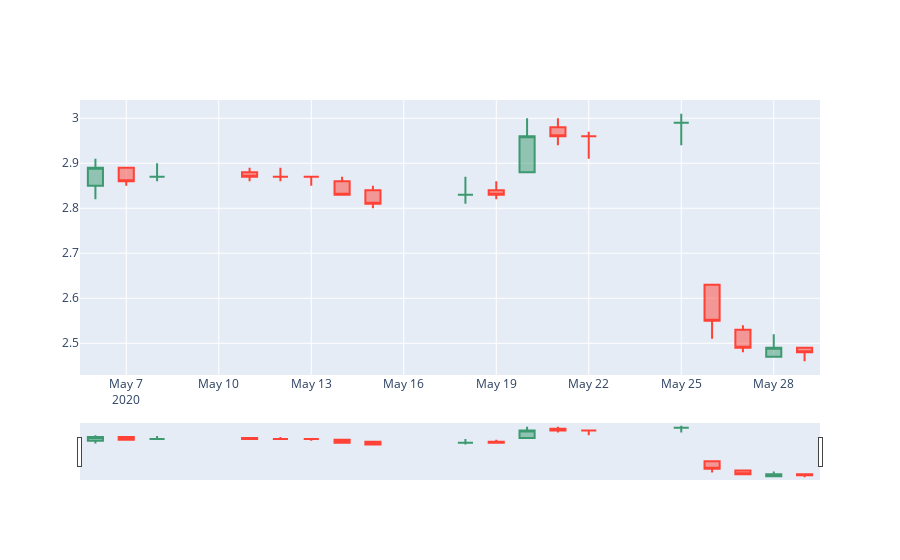

Here is the notebook cell this chart was saved with:
### Code cell
# 价格调成，解决送股，分红导致的价格跳跃问题
fig = go.Figure(data=[go.Candlestick(x = df.index.get_level_values("datetime"),
                                     open=df["$open"]/df["$factor"],high=df["$high"]/df["$factor"],low=df["$low"]/df["$factor"],close=df["$close"]/df["$factor"])])
fig.show()
